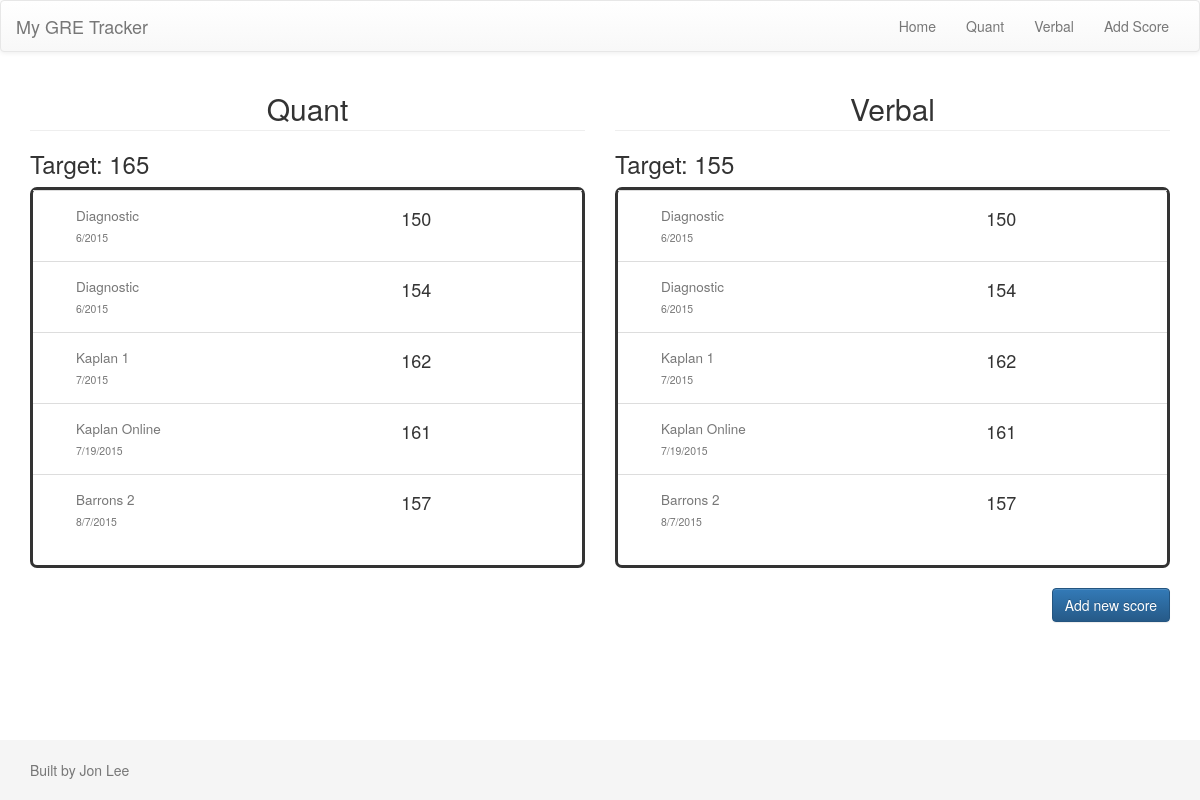
The page / on the database its author committed.
### tables this page shows
CREATE TABLE scores(datetaken TEXT, test TEXT, quant INT, verbal INT);

### app.py (the view)
@app.route('/')
def index():
	g.db = connect_db()
	cur = g.db.execute('select * from scores')
	scores = [dict(datetaken = row[0], test = row[1], quant = row[2], verbal = row[3]) for row in cur.fetchall()]
	g.db.close()
	myquant = 165
	myverbal = 155
	quantpercent = 100 * float(myquant)/float(170)
	verbalpercent = 100 * float(myverbal)/float(170)
	return render_template("index.html", myquant = myquant, myverbal = myverbal, quantpercent = quantpercent, verbalpercent = verbalpercent, scores = scores)

### app.py (called while the page is built)
def connect_db():
	return sqlite3.connect(app.database)

### templates/index.html (shortened to what this page needs)
{% extends "base.html" %}
{% block content %}
	<div class = "col-md-6">
		<h2 class = "section">Quant</h2>
		<hr>
		<h3>Target: {{ myquant }}</h3>
		<div class = "scores">
			<table class = "table">
				{% for score in scores %}
					<tr>
						<td>
							<h4 class = "test">
								<small>{{ score['test'] }}</small>
							</h4>
							<h5 class = "test"><small>{{ score['datetaken'] }}</small></h5>
						</td>
						<td>
							<h4 class = "score">{{ score['quant'] }}</h4>
						</td>
					</tr>
				{% endfor %}
			</table>
		</div>
		<br>
	</div>
	<div class = "col-md-6">
		<h2 class = "section">Verbal</h2>
		<hr>
		<h3>Target: {{ myverbal }}</h3>
		<div class = "scores">
			<table class = "table">
				{% for score in scores %}
					<tr>
						<td>
							<h4 class = "test">
								<small>{{ score['test'] }}</small>
							</h4>
							<h5 class = "test"><small>{{ score['datetaken'] }}</small></h5>
						</td>
						<td>
							<h4 class = "score">{{ score['quant'] }}</h4>
						</td>
					</tr>
				{% endfor %}
			</table>
		</div>
	</div>
	<div class = "col-md-12">
		<form action = "/addnew">
			<button class = "btn btn-primary newscore">
				Add new score
			</button>
		</form>
	</div>
{% endblock %}

### templates/base.html (shortened to what this page needs)
<html>
<head>
	<link rel="stylesheet" href="https://maxcdn.bootstrapcdn.com/bootstrap/3.3.5/css/bootstrap.min.css">
	<link rel="stylesheet" href="https://maxcdn.bootstrapcdn.com/bootstrap/3.3.5/css/bootstrap-theme.min.css">
	<link rel="stylesheet" href="static/style.css">
</head>
<body>
	<nav class="navbar navbar-default">
		<div class="container-fluid">
			<div class="navbar-header">
				<a class="navbar-brand" href="/">My GRE Tracker</a>
			</div>
			<div id="navbar" class="navbar-collapse collapse">
				<ul class="nav navbar-nav navbar-right">
					<li><a href="/">Home <span class="sr-only">(current)</span></a></li>
					<li><a href="/quant">Quant</a></li>
					<li><a href="/verbal">Verbal</a></li>
					<li><a href="/addnew">Add Score</a></li>
				</ul>
			</div>
		</div>
	</nav>
	<div class = "container">
		<div class = "row">
			{% block content %}{% endblock %}
		</div>
	</div>
	<footer class="footer">
      <div class="container">
        <p class="text-muted">Built by Jon Lee</p>
      </div>
    </footer>
</body>
</html>

### static/style.css (style rules this page uses)
.newscore { float:right; margin-bottom: 20px; }
.section { text-align: center; border-radius: 7px; }
.scores { border-style: solid; border-radius: 7px; }
.test { padding-left: 35px; padding-right: 0px; }
.score { padding-right: 25px; padding-left: 0px; }
html { position: relative; min-height: 100%; }
body { margin-bottom: 60px; }
.footer { position: absolute; bottom: 0; width: 100%; height: 60px; background-color: #f5f5f5; }
.text-muted { margin-top: 20px; }
hr { margin-top: -5px; }

### rows shown on the page
scores: test "Diagnostic", datetaken "6/2015", quant "150"
scores: test "Diagnostic", datetaken "6/2015", quant "154"
scores: test "Kaplan 1", datetaken "7/2015", quant "162"
scores: test "Kaplan Online", datetaken "7/19/2015", quant "161"
scores: test "Barrons 2", datetaken "8/7/2015", quant "157"

### other values the page prints
{{ myquant }} "165"
{{ myverbal }} "155"
